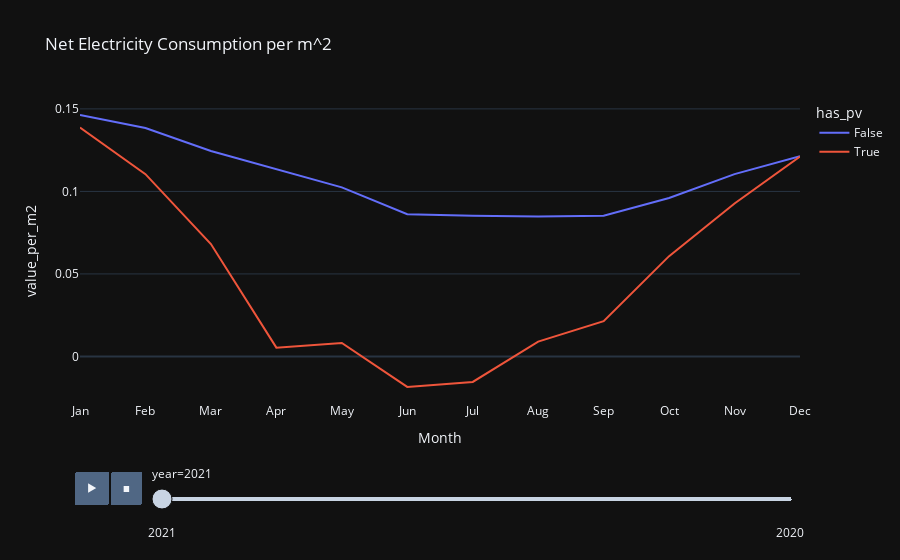

Here is the notebook cell this chart was saved with:
### Code cell
fig_pv_monthly_electricity_value_per_m2 = px.line(get_value_per_m2_data(pv_monthly_electricity_data),
               x="summary_time", y="value_per_m2", color="segment_1_value",
               title=(pv_monthly_electricity_data['fuel'].unique()[0]) + ' Consumption per m^2',
               labels={
                   'summary_time': 'Month',
                   'value': 'Consumption',
                   'time_period': 'year',
                   'segment_1_value': 'has_pv'
               },
               animation_frame="time_period", animation_group="value_per_m2")

fig_pv_monthly_electricity_value_per_m2.update_layout(xaxis=dict(showgrid=False))
fig_pv_monthly_electricity_value_per_m2.show()

### Figure 1 — Plotly figure (JSON) as saved in the notebook; plotly's stock layout.template omitted (floating-point values rounded to 4 significant figures)
{"data": [{"hovertemplate": "has_pv=False<br>year=2021<br>Month=%{x}<br>value_per_m2=%{y}<extra></extra>", "ids": [0.1462, 0.1384, 0.1245, 0.1134, 0.1024, 0.08614, 0.08519, 0.08487, 0.08522, 0.09597, 0.1105, 0.1213], "legendgroup": "False", "line": {"color": "#636efa", "dash": "solid"}, "marker": {"symbol": "circle"}, "mode": "lines", "name": "False", "orientation": "v", "showlegend": true, "x": ["Jan", "Feb", "Mar", "Apr", "May", "Jun", "Jul", "Aug", "Sep", "Oct", "Nov", "Dec"], "xaxis": "x", "y": [0.1462, 0.1384, 0.1245, 0.1134, 0.1024, 0.08614, 0.08519, 0.08487, 0.08522, 0.09597, 0.1105, 0.1213], "yaxis": "y", "type": "scatter"}, {"hovertemplate": "has_pv=True<br>year=2021<br>Month=%{x}<br>value_per_m2=%{y}<extra></extra>", "ids": [0.1387, 0.1104, 0.06813, 0.005339, 0.008156, -0.01845, -0.01544, 0.008982, 0.02142, 0.06078, 0.09272, 0.1212], "legendgroup": "True", "line": {"color": "#EF553B", "dash": "solid"}, "marker": {"symbol": "circle"}, "mode": "lines", "name": "True", "orientation": "v", "showlegend": true, "x": ["Jan", "Feb", "Mar", "Apr", "May", "Jun", "Jul", "Aug", "Sep", "Oct", "Nov", "Dec"], "xaxis": "x", "y": [0.1387, 0.1104, 0.06813, 0.005339, 0.008156, -0.01845, -0.01544, 0.008982, 0.02142, 0.06078, 0.09272, 0.1212], "yaxis": "y", "type": "scatter"}], "layout": {"xaxis": {"anchor": "y", "domain": [0.0, 1.0], "title": {"text": "Month"}, "showgrid": false}, "yaxis": {"anchor": "x", "domain": [0.0, 1.0], "title": {"text": "value_per_m2"}}, "legend": {"title": {"text": "has_pv"}, "tracegroupgap": 0}, "title": {"text": "Net Electricity Consumption per m^2"}, "updatemenus": [{"buttons": [{"args": [null, {"frame": {"duration": 500, "redraw": false}, "mode": "immediate", "fromcurrent": true, "transition": {"duration": 500, "easing": "linear"}}], "label": "&#9654;", "method": "animate"}, {"args": [[null], {"frame": {"duration": 0, "redraw": false}, "mode": "immediate", "fromcurrent": true, "transition": {"duration": 0, "easing": "linear"}}], "label": "&#9724;", "method": "animate"}], "direction": "left", "pad": {"r": 10, "t": 70}, "showactive": false, "type": "buttons", "x": 0.1, "xanchor": "right", "y": 0, "yanchor": "top"}], "sliders": [{"active": 0, "currentvalue": {"prefix": "year="}, "len": 0.9, "pad": {"b": 10, "t": 60}, "steps": [{"args": [["2021"], {"frame": {"duration": 0, "redraw": false}, "mode": "immediate", "fromcurrent": true, "transition": {"duration": 0, "easing": "linear"}}], "label": "2021", "method": "animate"}, {"args": [["2020"], {"frame": {"duration": 0, "redraw": false}, "mode": "immediate", "fromcurrent": true, "transition": {"duration": 0, "easing": "linear"}}], "label": "2020", "method": "animate"}], "x": 0.1, "xanchor": "left", "y": 0, "yanchor": "top"}]}}
